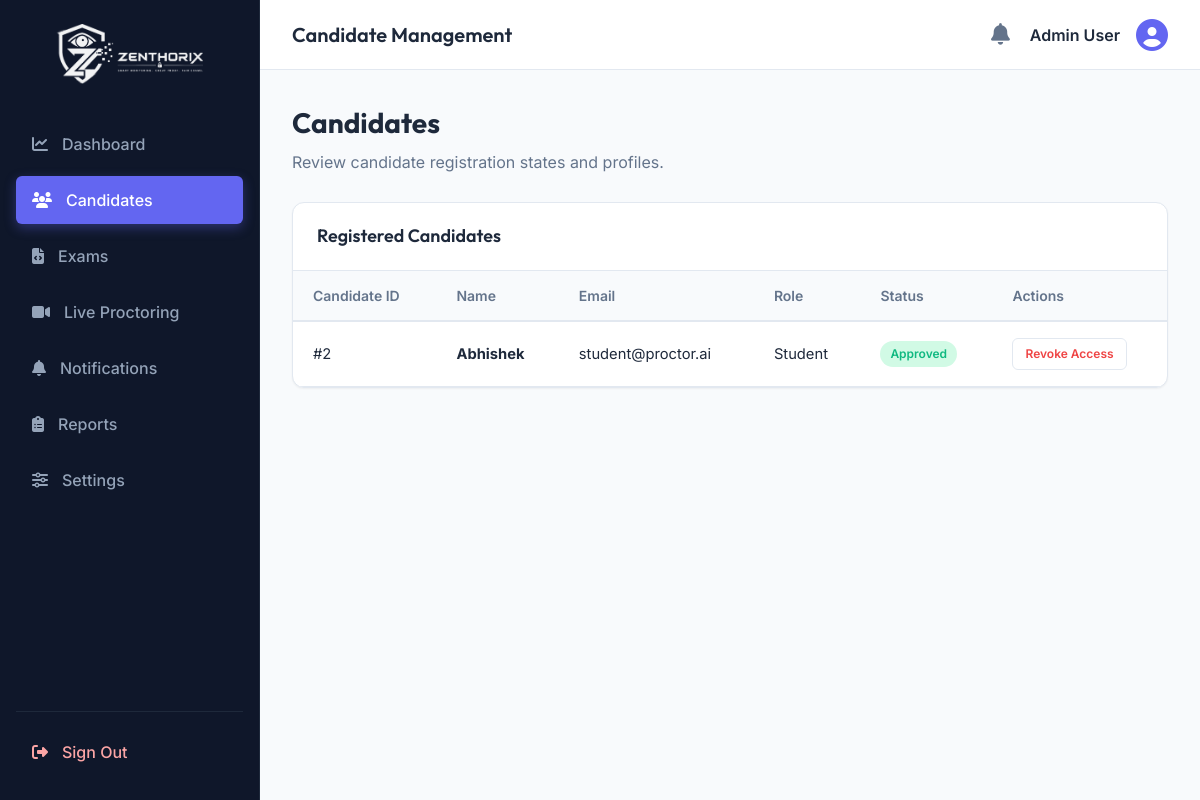
The app's page /admin/candidates (signed in) with its own data.
### tables this page shows
CREATE TABLE users (
                id INTEGER PRIMARY KEY AUTOINCREMENT,
                name TEXT NOT NULL,
                email TEXT UNIQUE NOT NULL,
                password TEXT NOT NULL,
                role TEXT NOT NULL,
                status TEXT NOT NULL DEFAULT 'pending'
            );

### app.py (the view)
@app.route('/admin/candidates')
def admin_candidates():
    if session.get('role') != 'admin':
        return redirect(url_for('login'))
    db = get_db()
    cursor = db.cursor()
    cursor.execute("SELECT * FROM users WHERE role = 'student'")
    candidates = cursor.fetchall()
    return render_template('admin_candidates.html', candidates=candidates)

### app.py (called while the page is built)
def get_db():
    db = getattr(g, '_database', None)
    if db is None:
        db = g._database = sqlite3.connect(DATABASE)
        db.row_factory = sqlite3.Row
    return db

@app.teardown_appcontext
def close_connection(exception):
    db = getattr(g, '_database', None)
    if db is not None:
        db.close()

### templates/admin_candidates.html
{% extends 'base.html' %}
{% block title_header %}Candidate Management{% endblock %}
{% block content %}
<div class="page-header">
    <h1>Candidates</h1>
    <p>Review candidate registration states and profiles.</p>
</div>
<div class="card">
    <div class="card-header">
        <h3 class="card-title">Registered Candidates</h3>
    </div>
    <div class="card-body" style="padding: 0;">
        <div class="table-responsive">
            <table class="table">
                <thead>
                    <tr>
                        <th>Candidate ID</th>
                        <th>Name</th>
                        <th>Email</th>
                        <th>Role</th>
                        <th>Status</th>
                        <th>Actions</th>
                    </tr>
                </thead>
                <tbody>
                    {% if candidates %}
                        {% for candidate in candidates %}
                            <tr>
                                <td>#{{ candidate.id }}</td>
                                <td><strong>{{ candidate.name }}</strong></td>
                                <td>{{ candidate.email }}</td>
                                <td>Student</td>
                                <td>
                                    {% if candidate.status == 'approved' %}
                                        <span class="badge badge-success">Approved</span>
                                    {% elif candidate.status == 'pending' %}
                                        <span class="badge badge-warning">Pending Review</span>
                                    {% else %}
                                        <span class="badge badge-danger">Rejected</span>
                                    {% endif %}
                                </td>
                                <td>
                                    {% if candidate.status == 'pending' %}
                                        <a href="{{ url_for('approve_candidate', user_id=candidate.id) }}" class="btn btn-primary" style="font-size:0.75rem;padding:6px 12px">Approve</a>
                                        <a href="{{ url_for('reject_candidate', user_id=candidate.id) }}" class="btn btn-danger" style="font-size:0.75rem;padding:6px 12px">Reject</a>
                                    {% elif candidate.status == 'approved' %}
                                        <a href="{{ url_for('reject_candidate', user_id=candidate.id) }}" class="btn btn-secondary" style="font-size:0.75rem;padding:6px 12px;color:var(--danger)">Revoke Access</a>
                                    {% else %}
                                        <a href="{{ url_for('approve_candidate', user_id=candidate.id) }}" class="btn btn-primary" style="font-size:0.75rem;padding:6px 12px">Approve</a>
                                    {% endif %}
                                </td>
                            </tr>
                        {% endfor %}
                    {% else %}
                        <tr>
                            <td colspan="6" style="text-align: center; color: var(--text-secondary); padding: 32px 0;">
                                No candidates registered.
                            </td>
                        </tr>
                    {% endif %}
                </tbody>
            </table>
        </div>
    </div>
</div>
{% endblock %}

### static/css/style.css (style rules this page uses)
:root { --bg-primary: #f8fafc; --bg-secondary: #ffffff; --sidebar-bg: #0f172a; --sidebar-hover: #1e293b; --sidebar-active: #312e81; --text-primary: #1e293b; --text-secondary: #64748b; --text-muted: #94a3b8; --primary: #6366f1; --primary-hover: #4f46e5; --primary-light: #e0e7ff; --accent: #8b5cf6; --success: #10b981; --success-light: #d1fae5; --warning: #f59e0b; --warning-light: #fef3c7; --danger: #ef4444; --danger-light: #fee2e2; --border-color: #e2e8f0; --shadow-sm: 0 1px 2px 0 rgba(0, 0, 0, 0.05); --shadow-md: 0 4px 6px -1px rgba(0, 0, 0, 0.1), 0 2px 4px -1px rgba(0, 0, 0, 0.06); --shadow-lg: 0 10px 15px -3px rgba(0, 0, 0, 0.1), 0 4px 6px -2px rgba(0, 0, 0, 0.05); --radius-sm: 6px; --radius-md: 12px; --radius-lg: 16px; }
* { box-sizing: border-box; margin: 0; padding: 0; }
body { font-family: 'Inter', sans-serif; background-color: var(--bg-primary); color: var(--text-primary); line-height: 1.5; overflow: hidden; height: 100vh; }
h1, h2, h3, h4 { font-family: 'Outfit', sans-serif; color: var(--text-primary); }
.page-header { margin-bottom: 28px; }
.page-header h1 { font-size: 1.75rem; font-weight: 700; margin-bottom: 6px; }
.page-header p { color: var(--text-secondary); }
.card { background-color: var(--bg-secondary); border: 1px solid var(--border-color); border-radius: var(--radius-md); box-shadow: var(--shadow-sm); margin-bottom: 24px; overflow: hidden; }
.card-header { padding: 20px 24px; border-bottom: 1px solid var(--border-color); display: flex; align-items: center; justify-content: space-between; }
.card-title { font-size: 1.12rem; font-weight: 600; }
.card-body { padding: 24px; }
.table-responsive { overflow-x: auto; }
.table { width: 100%; border-collapse: collapse; text-align: left; }
.table th { padding: 14px 20px; background-color: #f8fafc; border-bottom: 2px solid var(--border-color); font-weight: 600; color: var(--text-secondary); font-size: 0.875rem; }
.table td { padding: 16px 20px; border-bottom: 1px solid var(--border-color); color: var(--text-primary); font-size: 0.92rem; vertical-align: middle; }
.badge { display: inline-flex; align-items: center; padding: 4px 10px; font-size: 0.75rem; font-weight: 600; border-radius: 50px; }
.badge-success { background-color: var(--success-light); color: var(--success); }
.btn { display: inline-flex; align-items: center; justify-content: center; gap: 8px; padding: 10px 18px; font-weight: 600; font-size: 0.9rem; border-radius: var(--radius-sm); cursor: pointer; border: none; transition: all 0.2s ease; text-decoration: none; }
.btn-secondary { background-color: white; border: 1px solid var(--border-color); color: var(--text-primary); }

### records on screen
users: id "2", name "Abhishek", email "student@proctor.ai", status "Approved"

### other values on screen
{{ session.get('name', 'User') }} "Admin User"
